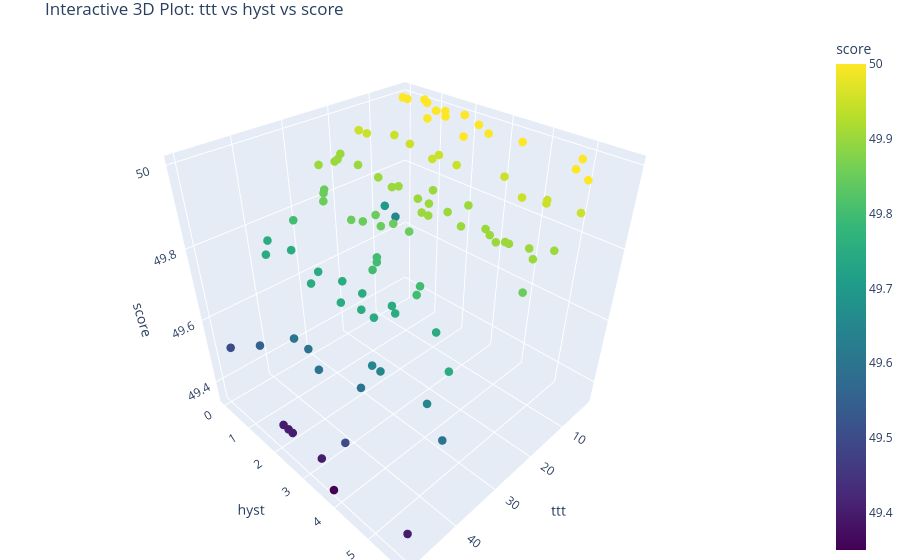

Source (notebook cell):
### Code cell
mro_score_3d_plot(mro.score)
